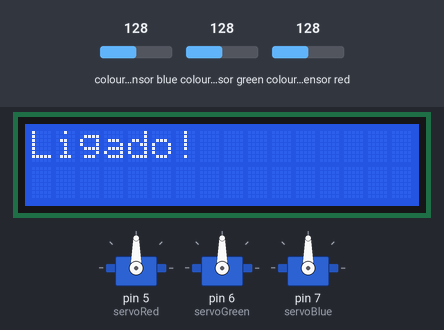
The sketch below on a simulated Arduino Mega 2560, built with avr-gcc and run on an emulated ATmega2560. Shown: 3 × servo, 16×2 character LCD. The inputs (shaded band) are chosen by the test bench; at power-on: colour sensor blue 128, colour sensor red 128, colour sensor green 128. What the sketch prints to the serial monitor is not drawn.

Above: at 0.1 s.
1.8 s: colour sensor blue set to 132
At 4.7 s:
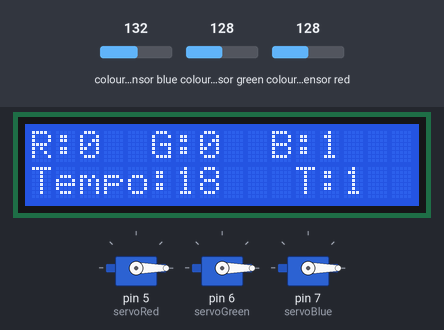
4.8 s: colour sensor red set to 135
At 7.6 s:
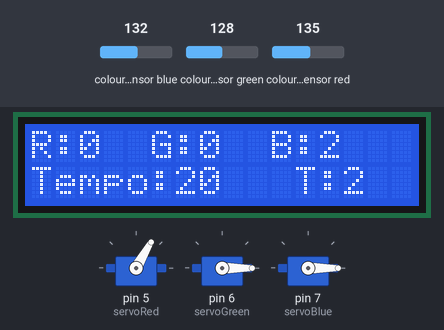
7.8 s: colour sensor green set to 191
At 10.5 s:
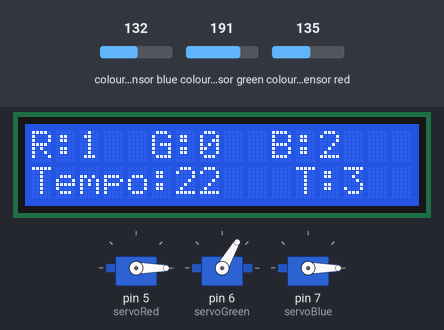
10.8 s: colour sensor green set to 5
At 11.8 s:
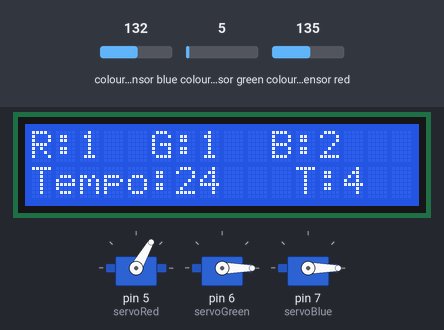
Timing chart, 0 to 14.7 s (numbered marks = the images above; inputs shaded):
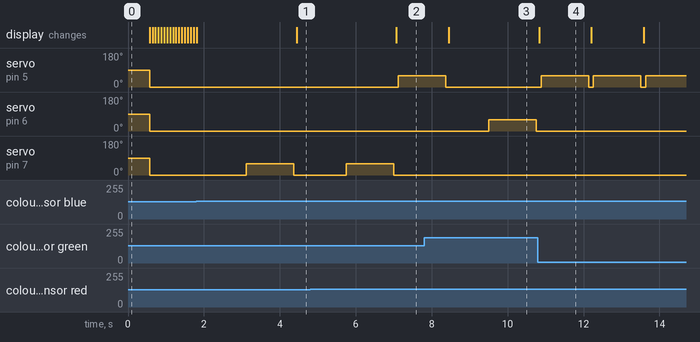

The sketch:

EsteiraAutomacaoI.ino
```cpp
#include <Wire.h>
#include "Adafruit_TCS34725.h"
#include <Servo.h>
#include <LiquidCrystal_I2C.h>

/* Servo Mega 2560
Connect SCL    to 21
Connect SDA    to 20
Connect VDD    to 3.3V DC
Connect GROUND to common ground */

/* Lcd Mega
Arduino Mega SCL SDA */

//Configuração: (Endereço I2C, Colunas, Linhas)
LiquidCrystal_I2C lcd(0x27, 16, 2);

//Adafruit
Adafruit_TCS34725 tcs = Adafruit_TCS34725(TCS34725_INTEGRATIONTIME_24MS, TCS34725_GAIN_16X);

//Servos
Servo servoRed;
Servo servoBlue;
Servo servoGreen;

//Variáveis
int red = 0;
int blue = 0;
int green = 0;
int dela_ = 1250;
int tempo = 0;
int angulo = 60;

void setup(void) {


  Serial.begin(9600);
  if (tcs.begin()) {
    Serial.println("Found sensor");
  } else {
    Serial.println("No TCS34725 found ... check your connections");
    while (20);
  }
  //Servos
  servoRed.attach(5);
  servoGreen.attach(6);
  servoBlue.attach(7);

  lcd.init(); //Inicializa o LCD
  lcd.backlight(); //Liga a luz de fundo

  //Mensagem de inicialização
  lcd.setCursor(0, 0);
  lcd.print("Ligado!");
  delay(500);
  lcd.clear();

  servoRed.write(0);
  servoGreen.write(0);
  servoBlue.write(0);
}

void vermelho() {
  servoRed.write(angulo);
  delay(dela_);
  servoRed.write(0);
  red += 1;
  tempo += (dela_ / 1000);
  contagem();
}

void verde() {
  delay(1000);
  servoGreen.write(angulo);
  delay(dela_);
  servoGreen.write(0);
  green += 1;
  tempo += (dela_ / 1000);
  contagem();
}

void azul() {
  delay(1250);
  servoBlue.write(angulo);
  delay(dela_);
  servoBlue.write(0);
  blue += 1;
  tempo += (dela_ / 1000);
  contagem();
}

void contagem() {
  Serial.print("Tempo: "); Serial.print(tempo); Serial.print("s; ");
  Serial.print("Vermelho: "); Serial.print(red); Serial.print("; ");
  Serial.print("Verde: "); Serial.print(green); Serial.print("; ");
  Serial.print("Azul: "); Serial.print(blue); Serial.print("; ");
  Serial.print("Total: "); Serial.print(red + blue + green); Serial.println("; ");
  Serial.println("--------------------------------------------------------");
}

void loop(void) {
  uint16_t r, g, b, c, colorTemp, lux;

  tcs.getRawData(&r, &g, &b, &c);
  colorTemp = tcs.calculateColorTemperature_dn40(r, g, b, c);

/*
  //Visualização de valores da cor
  Serial.print("Color Temp: "); Serial.print(colorTemp, DEC);
  Serial.print(" R: "); Serial.print(r, DEC); Serial.print(" ");
  Serial.print("G: "); Serial.print(g, DEC); Serial.print(" ");
  Serial.print("B: "); Serial.print(b, DEC); Serial.print(" ");
  Serial.println(" ");
*/

  if ((r + g + b) > 765) {
    if ((r > g) && (r > b)) {
      vermelho();
    } else if ((g > r) && (g > b)) {
      verde();
    } else if ((b > r) && (b > g)) {
      azul();
    }
  }

  tempo += 1;

  //1ª Linha de 'RGB'
  lcd.setCursor(0, 0); //(Coluna 0, Linha 0)
  lcd.print("R:");
  lcd.setCursor(2, 0); //(Coluna 2, Linha 0)
  lcd.print(red);

  lcd.setCursor(5, 0);
  lcd.print("G:");
  lcd.setCursor(7, 0);
  lcd.print(green);

  lcd.setCursor(10, 0);
  lcd.print("B:");
  lcd.setCursor(12, 0);
  lcd.print(blue);

  //2ª Linha de 'Tempo e T'
  lcd.setCursor(0, 1); //(Coluna 0, Linha 1)
  lcd.print("Tempo:");
  lcd.setCursor(6, 1); //(Coluna 6, Linha 1)
  lcd.print(tempo);

  lcd.setCursor(11, 1);
  lcd.print("T:");
  lcd.setCursor(13, 1);
  lcd.print(red + blue + green);
}
```

Measured:
- the behaviour switches between 128 and 129 on colour sensor blue (found by bisection; images 0 and 1)
- the behaviour switches between 132 and 133 on colour sensor red (found by bisection; images 1 and 2)
- after the input at 1.8 s, servo on pin 7 (servoBlue): 0° → 60° after 1.3 s, → 0° 1.3 s later
- after the input at 4.8 s, servo on pin 5 (servoRed): 0° → 60° after 2.3 s
- after the input at 7.8 s, servo on pin 5 (servoRed): goes on until 8.4 s, then stays 0°; servo on pin 6 (servoGreen): 0° → 60° after 1.7 s, → 0° 1.3 s later
- after the input at 10.8 s, servo on pin 5 (servoRed): alternates 60° for 1.3 s and 0° for 0.13 s, starting after 0.08 s; servo on pin 6 (servoGreen): stays 0° (without the input it goes to 60° after 1.1 s)
- what the display in image 4 shows lasts 1.4 s, from 10.8 s to 12.2 s
